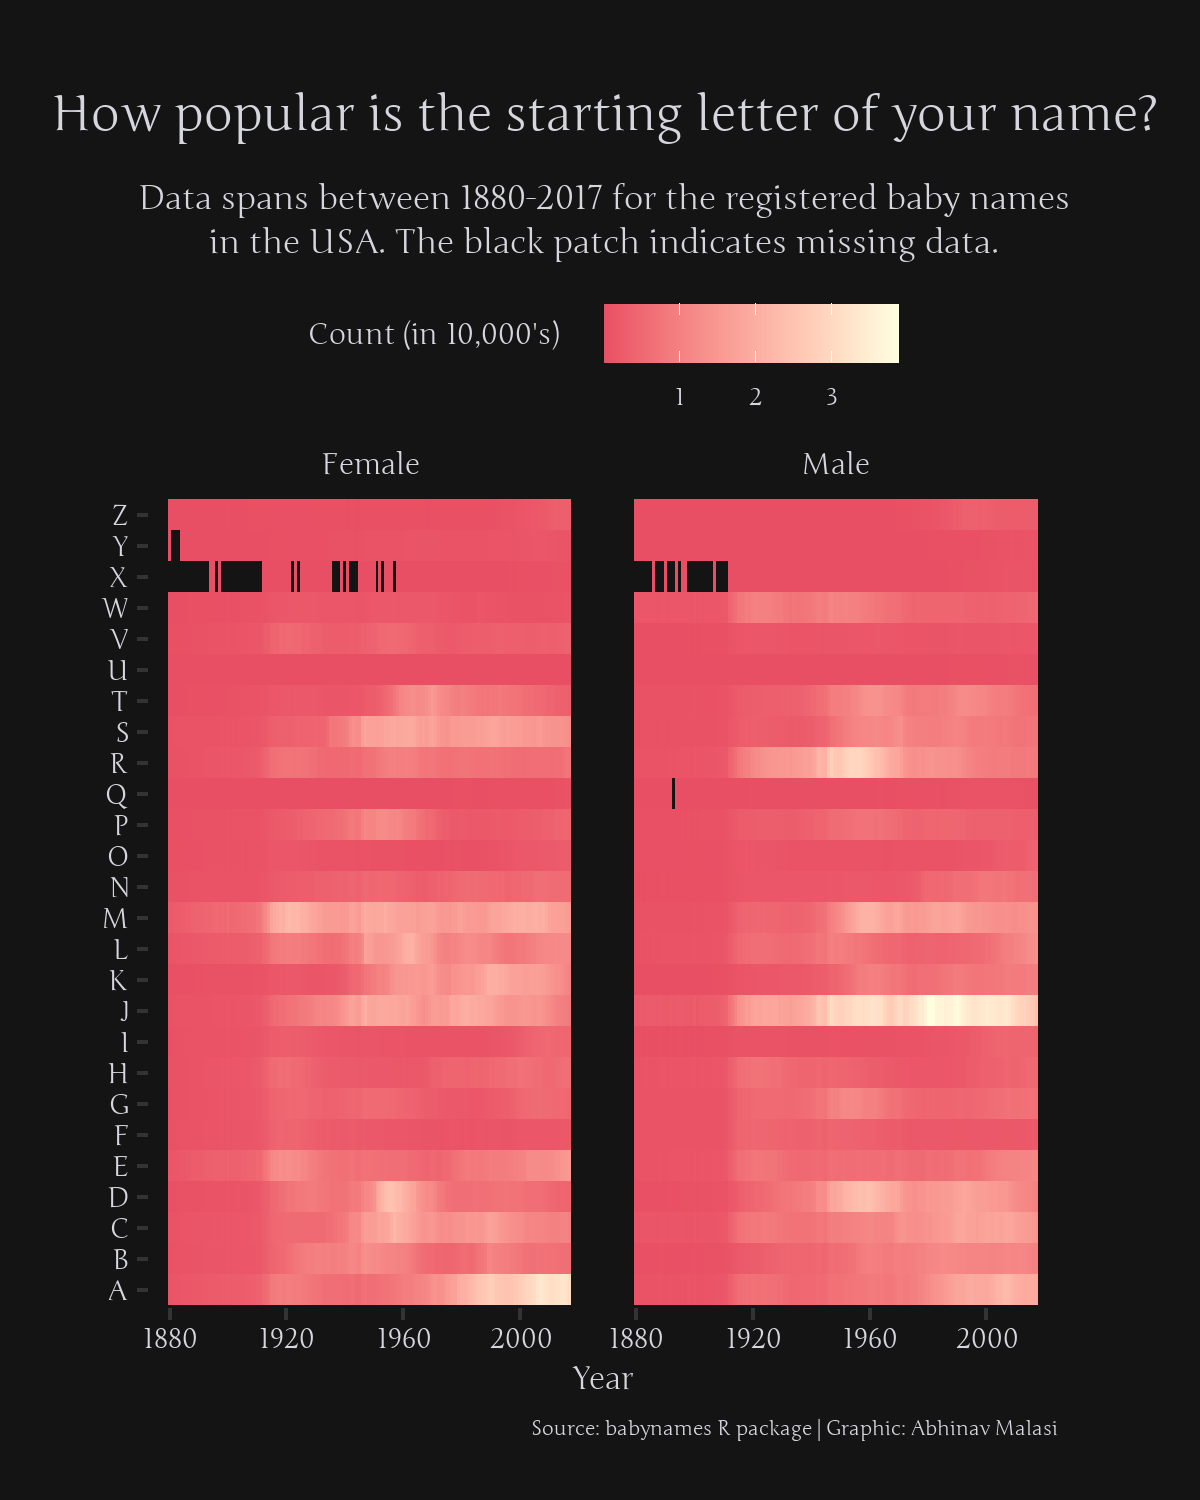

R code for this plot:
setwd("~/R/TidyTuesday/2022/2022-03-22_babynames")

library(tidyverse)
library(sysfonts)
library(showtext)
#library(ggtext)

showtext_auto()

sysfonts::font_families_google()
sysfonts::font_add_google("Junge","Junge")

babynames <- readr::read_csv('https://raw.githubusercontent.com/rfordatascience/tidytuesday/master/data/2022/2022-03-22/babynames.csv')


# male=babynames%>% filter(sex=="M") %>% group_by(year) %>% summarise(max=max(n))
# female=babynames%>% filter(sex=="M") %>% group_by(year) %>% summarise(max=max(n))
# 
# for(i in 1:nrow(male)){
# male$first_letter[i] <- babynames %>% filter(year==male$year[i] & n==male$max[i]) %>% select(name) %>% substr(1,1)
# female$first_letter[i] <- babynames %>% filter(year==male$year[i] & n==male$max[i]) %>% select(name) %>% substr(1,1)
# }


babynames_let <- babynames %>% mutate(first_letter = substr(name,1,1))

# babynames_summary_m <- babynames_let %>% filter(sex=="M") %>% group_by(year, first_letter) %>% summarise(total = sum(n)) #%>% select(year, first_letter,total) 
# babynames_summary_f <- babynames_let %>% filter(sex=="F") %>% group_by(year, first_letter) %>% summarise(total = sum(n)) #%>% select(year, first_letter,total) 
babynames_summary <- babynames_let %>% group_by(year, first_letter,sex) %>% summarise(total = sum(n)) #%>% select(year, first_letter,total) 


babynames_summary %>% mutate(sex = case_when(
  sex == "F"~ "Female",
  TRUE ~ "Male")) %>% 
  ggplot(aes(year, first_letter, fill= total/1e5)) + 
  geom_tile(size=6) +
  scale_fill_gradient(low="#E94F64", high="#ffffe0",name="Count (in 10,000's)",
                      )+
  xlab("Year") + ylab("")+
  facet_grid(.~sex) +
  labs(title="How popular is the starting letter of your name?",
       subtitle = "Data spans between 1880-2017 for the registered baby names\nin the USA. The black patch indicates missing data.",
       caption = "Source: babynames R package | Graphic: Abhinav Malasi")+
  theme(plot.background = element_rect(fill="#141414",color="#141414"),
        panel.background = element_rect(fill="#141414",color="#141414"),
        panel.grid = element_blank(),
        text = element_text(family="Junge",color="#D5D6DE"),
        plot.caption = element_text(size=15,face="bold",color="#D5D6DE"),
        plot.subtitle = element_text(lineheight=.35,margin = margin(0, 0, 10, 0),size=25,hjust = .5,face="bold",color="#D5D6DE"),
        plot.title=element_text(size=37,hjust = .5,face="bold",color="#D5D6DE",margin = margin(b=10)),
        plot.margin = margin(c(8,12,5,5),unit = "mm"),
        axis.text = element_text(color="#D5D6DE",size=20),
        axis.title = element_text(color="#D5D6DE",size=23),
        legend.position = "top",
        legend.box = "horizontal",
        legend.key.size = unit(.5, 'cm'),
        legend.margin = margin(c(0,0,-4,0),unit = "mm"),
        legend.background = element_rect(fill="#141414",color="#141414"),
        legend.text = element_text(color="#D5D6DE", size = 18, vjust=4),
        legend.title = element_text(color="#D5D6DE", size = 22, hjust=-.5,vjust = .85,margin = margin(b=-5)),
        strip.background = element_rect(fill="#141414",color="#141414"),
        strip.text = element_text(color="#D5D6DE",size =22))


ggsave("babynames_final.png",last_plot(), width=4,height = 5,units = "in")

